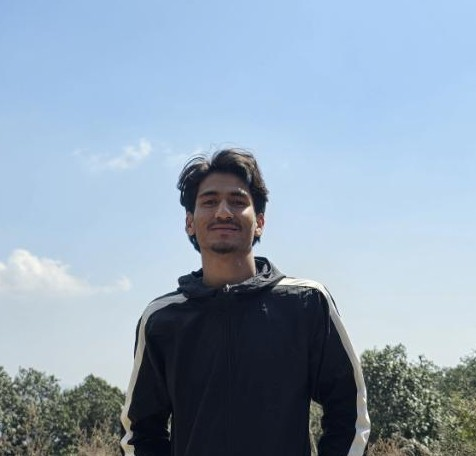
#> input picture semester-5/ip/lab/img/prakash.jpg, 476 x 456 px
$ jupyter execute 'Lab 17 - Frequency Domain Filtering.ipynb'
#> lines starting #> are read from the running program, lines starting #| are printed output that depends on the picture; after the words box and inside, x2 and y2 are one past the last pixel; in counts of white or black regions, pixels touching at a corner belong together
# Theory

Frequency domain filtering is a technique in image processing where operations are performed on the Fourier transform of an image rather than directly on the spatial domain. The main steps are:

1. **Fourier Transform:** The image $f(x, y)$ is transformed into its frequency representation $F(u, v)$ using the 2D Discrete Fourier Transform (DFT):
    $$
    F(u, v) = \sum_{x=0}^{M-1} \sum_{y=0}^{N-1} f(x, y) e^{-j2\pi\left(\frac{ux}{M} + \frac{vy}{N}\right)}
    $$
2. **Filtering:** A filter function $H(u, v)$ (such as low-pass or high-pass) is applied in the frequency domain:
    $$
    G(u, v) = H(u, v) \cdot F(u, v)
    $$
    - **Low-pass filters** allow low frequencies (smooth regions) and attenuate high frequencies (edges, noise).
    - **High-pass filters** allow high frequencies (edges, details) and attenuate low frequencies.
3. **Inverse Fourier Transform:** The filtered image is obtained by applying the inverse DFT:
    $$
    g(x, y) = \frac{1}{MN} \sum_{u=0}^{M-1} \sum_{v=0}^{N-1} G(u, v) e^{j2\pi\left(\frac{ux}{M} + \frac{vy}{N}\right)}
    $$

This process enhances or suppresses specific features in the image based on their frequency content.

[cell 1]
from scipy import fftpack
import numpy as np
import imageio
from PIL import Image, ImageDraw
import matplotlib.pyplot as plt

[cell 2]
def frequency_image(image):
  image_array = np.array(image)
  fft1 = fftpack.fftshift(fftpack.fft2(image_array))
  magnitude_spectrum = 20*np.log(np.abs(fft1))
  freq_image = Image.fromarray(magnitude_spectrum)
  freq_image = freq_image.convert("L")
  return freq_image

[cell 3]
def low_pass_filter(image1):
  #convert image to numpy array
  image1_np=np.array(image1)
  #fft of image
  fft1 = fftpack.fftshift(fftpack.fft2(image1_np))
  #Create a low pass filter image
  x,y = image1_np.shape[0],image1_np.shape[1]

  #defining filter
  #size of circle
  e_x,e_y=50,50
  #create a box
  bbox=((x/2)-(e_x/2),(y/2)-(e_y/2),(x/2)+(e_x/2),(y/2)+(e_y/2))
  low_pass=Image.new("L",(image1_np.shape[0],image1_np.shape[1]),color=0)
  draw1=ImageDraw.Draw(low_pass)
  draw1.ellipse(bbox, fill=1)
  low_pass_np=np.array(low_pass)
  low_pass_np = low_pass_np.T
  #end of defining filter

  #multiply both the images
  filtered=np.multiply(fft1,low_pass_np)

  #inverse fft
  ifft2 = np.real(fftpack.ifft2(fftpack.ifftshift(filtered)))
  ifft2 = np.maximum(0, np.minimum(ifft2, 255))
  data = Image.fromarray(ifft2)
  data = data.convert("L")

  return data

[cell 4]
def high_pass_filter(image):
  #converting image to array
  image_array = np.array(image)

  #sending image to low pass filter
  lowpass_image = low_pass_filter(image)
  #converting image to array
  lowpass_image_array = np.array(lowpass_image)


  #subtracting lowpass image from original to obtain highpass image
  high_pass_array = image_array - lowpass_image_array

  #array to image
  high_pass_image = Image.fromarray(high_pass_array)
  high_pass_image = high_pass_image.convert("L")

  return high_pass_image

[cell 5]
image = imageio.imread('img/prakash.jpg', mode='F')
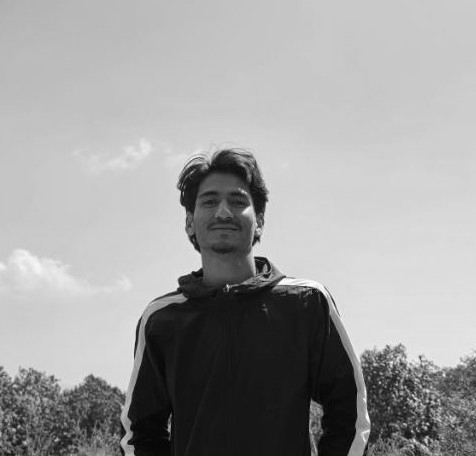
#> image: shape (456, 476) float32; min 1.03, max 255, mean 159.2
freq_image = frequency_image(image)
#> in frequency_image, `magnitude_spectrum = 20*np.log(np.abs(fft1))`:
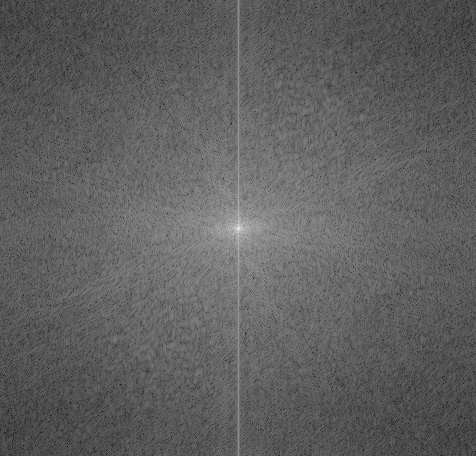
#> magnitude_spectrum: shape (456, 476) float32; min 35.68, max 347.2, mean 152.7; drawn with min black and max white
#> in frequency_image, `freq_image = freq_image.convert("L")`:
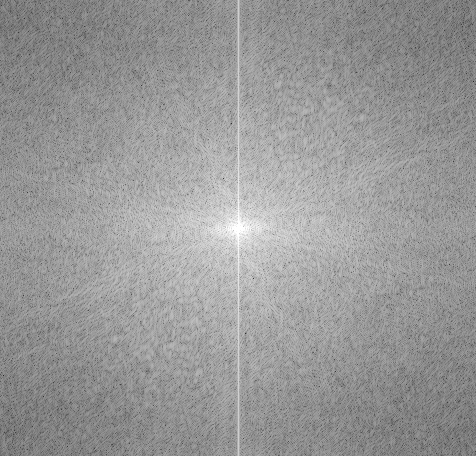
#> freq_image: PIL image 476x456 L; min 35, max 255, mean 152.2
lowpass_image = low_pass_filter(image)
#> in low_pass_filter, `low_pass=Image.new("L",(image1_np.shape[0],image1_np.shape[1]),color=0)`: low_pass: PIL image 456x476 L; every value is 0
#> in low_pass_filter, `low_pass_np=np.array(low_pass)`:
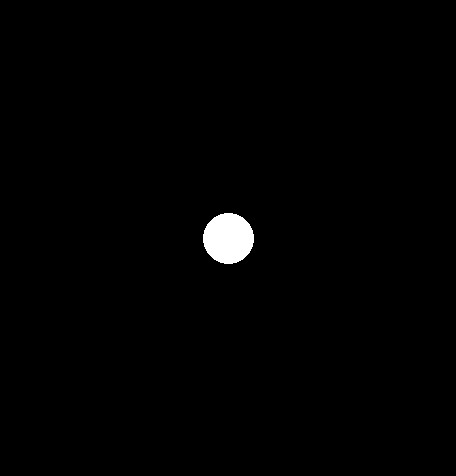
#> low_pass_np: shape (476, 456); values 0 (black) and 1 (white), 0.93% white; 1 white region, box (x1, y1, x2, y2) and area: (203, 213, 254, 264) 2025
#> in low_pass_filter, `low_pass_np = low_pass_np.T`:
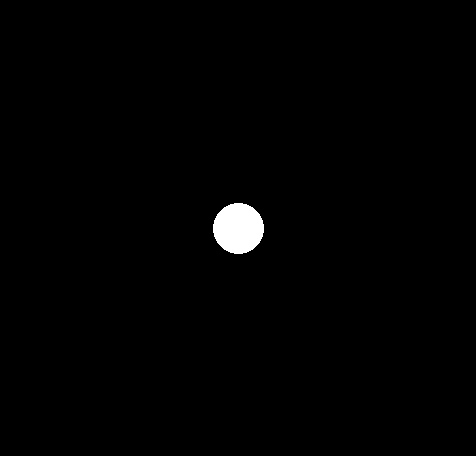
#> low_pass_np: shape (456, 476); values 0 (black) and 1 (white), 0.93% white; 1 white region, box (x1, y1, x2, y2) and area: (213, 203, 264, 254) 2025
#> in low_pass_filter, `ifft2 = np.real(fftpack.ifft2(fftpack.ifftshift(filtered)))`:
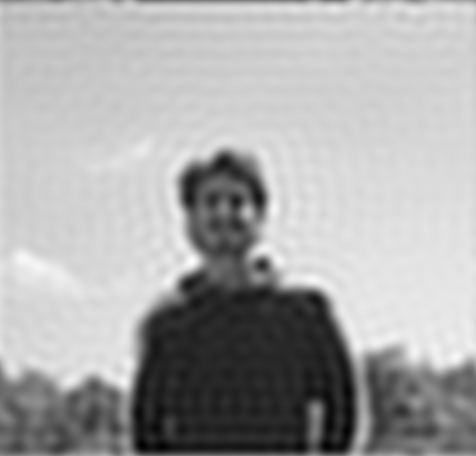
#> ifft2: shape (456, 476) float32; min -16.96, max 248.9, mean 159.2; drawn with min black and max white
highpass_image = high_pass_filter(image)
#> in high_pass_filter, `high_pass_array = image_array - lowpass_image_array`:
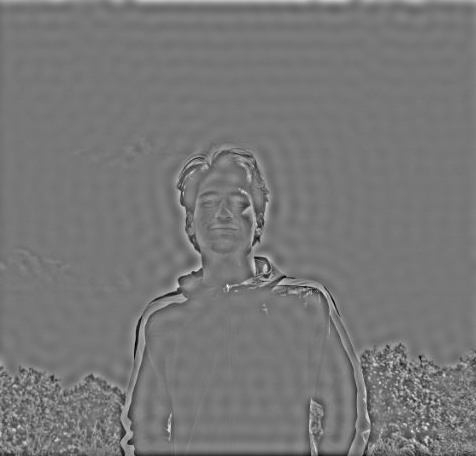
#> high_pass_array: shape (456, 476) float32; min -141.7, max 160.9, mean 0.5; drawn with min black and max white
#> in high_pass_filter, `high_pass_image = high_pass_image.convert("L")`:
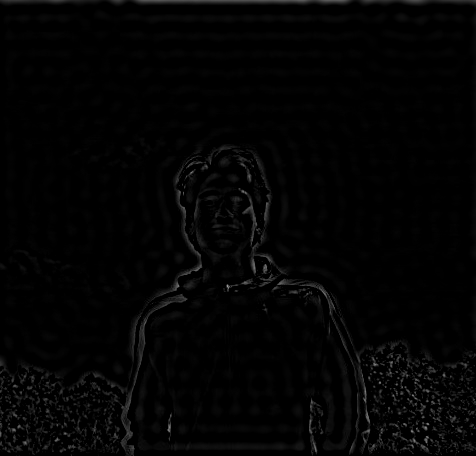
#> high_pass_image: PIL image 476x456 L; min 0, max 160, mean 3.6

fig = plt.figure()
fig.set_figheight(20)
fig.set_figwidth(20)

#plotting original image
fig.add_subplot(2,2,1)
plt.imshow(image, cmap='gray')
plt.title('original')

#plotting the image in frequency domain
fig.add_subplot(2,2,2)
plt.imshow(freq_image, cmap='gray')
plt.title('Frequency Domain')

#plotting lowpass image
fig.add_subplot(2,2,3)
plt.imshow(lowpass_image, cmap='gray')
plt.title('lowpass_image')

#plotting highpass image
fig.add_subplot(2,2,4)
plt.imshow(highpass_image, cmap='gray')
plt.title('highpass_image')
